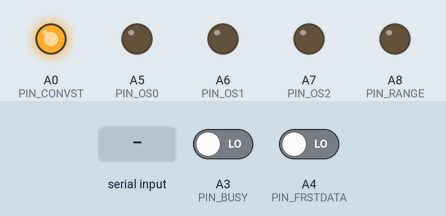
Bench run of a program on a simulated Teensy 4. Parts: output pins drawn as LEDs (lit = HIGH). The inputs (shaded band) are chosen by the test bench; at power-on: A3 (PIN_BUSY) LOW, A4 (PIN_FRSTDATA) LOW. Pins used as bus, display or sensor lines are not drawn; what the program prints to the serial monitor is not drawn.

Above: at 1.2 s.
1.3 s: "S" received over Serial
At 2.5 s:
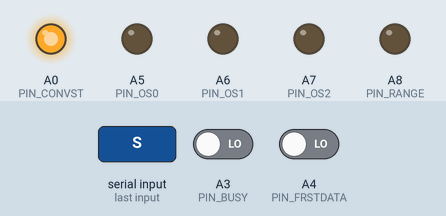
2.8 s: "X" received over Serial
At 3.2 s:
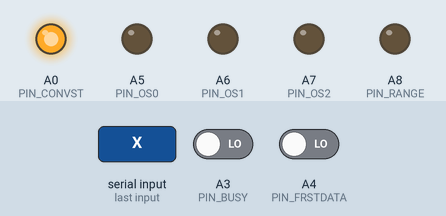
Timing chart, 0 to 5.8 s (numbered marks = the images above; inputs shaded):
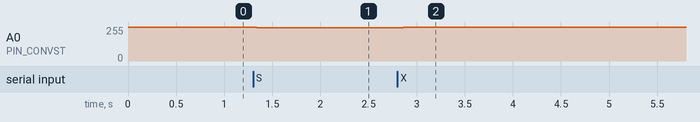

Measured:
- after the input at 1.3 s, A0 (PIN_CONVST): 255/255 → 249/255 at once
- after the input at 2.8 s, A0 (PIN_CONVST): 249/255 → 255/255 after 0.06 s

The program:

main.cpp
```cpp
/* Phase 2: AD7606C-16 binary streaming over USB Serial.
 *
 * CONVST/BUSY/SPI-read logic is unchanged from Phase 1 bring-up
 * (bench-validated 2026-08-27/28 against a known +/-1.24V reference
 * signal, SPI_MODE0 confirmed correct). This phase replaces the
 * human-readable, throttled debug print with a real streaming wire
 * protocol so the backend (TeensyDaqDriver) can consume it as a scope
 * source -- see docs/teensy_daq.md Phase 2.
 *
 * Frame format (all multi-byte fields little-endian, matching the
 * Cortex-M7's native byte order -- written explicitly byte-by-byte
 * below rather than relying on struct packing):
 *   SYNC        4 bytes   0xA5 0x5A 0xA5 0x5A
 *   N_SAMPLES   uint16    samples per channel in this frame
 *   DT_US       uint32    microseconds between samples
 *   DATA        N_SAMPLES * 8 * int16, raw ADC codes (backend converts
 *               to volts -- keeps hardware-specific scaling out of the
 *               wire format, same spirit as the Hantek driver keeping
 *               its correction factors out of its own raw USB reads)
 *   CHECKSUM    uint8     XOR of every byte from N_SAMPLES through DATA
 *
 * Command protocol (single bytes from the host over the same Serial
 * connection, checked non-blockingly each loop iteration):
 *   'S'         start streaming (default state is stopped, so a host
 *               script never has to race the very first bytes after
 *               USB enumeration)
 *   'X'         stop streaming
 *   'R' + 1     set RANGE pin (0 = +/-5V, 1 = +/-10V) -- takes effect
 *               on the next batch boundary, not mid-batch. Hardware
 *               mode only supports one range shared across all 8
 *               channels, not truly per-channel -- see
 *               TeensyDaqDriver.set_channel_range's docstring for how
 *               the ScopeDriver interface's per-channel signature maps
 *               onto this.
 */
#include <Arduino.h>
#include <SPI.h>

namespace {

// Pin assignments -- see docs/teensy_daq.md, Phase 0 wiring table.
constexpr int PIN_SCLK = 13;      // SPI0 SCK -- shares the onboard LED pin
constexpr int PIN_MISO = 12;      // SPI0 MISO -- AD7606 DOUTA
constexpr int PIN_CONVST = 14;    // also drives WR via the breakout's own tie
constexpr int PIN_RESET = 15;
constexpr int PIN_CS = 16;        // software-controlled, not hardware SPI CS
constexpr int PIN_BUSY = 17;
constexpr int PIN_FRSTDATA = 18;
constexpr int PIN_OS0 = 19;
constexpr int PIN_OS1 = 20;
constexpr int PIN_OS2 = 21;
constexpr int PIN_RANGE = 22;

// Timing, from the AD7606C-16 datasheet (Table 3, Reset Functionality):
// full reset needs RESET held high >=3.2us, then >=274us before the
// first CONVST. Padded with margin since none of this is timing-critical
// at Arduino loop speeds.
constexpr uint32_t RESET_PULSE_US = 10;
constexpr uint32_t RESET_SETTLE_US = 400;

// SPI clock: raised from Phase 1's conservative 1MHz now that the
// dead-bug/flying-wire wiring has proven stable over real bench testing.
// Still well under the datasheet's 63.5MHz max -- this is a cautious
// step, not a jump to the ceiling, since this isn't a finished PCB.
// Re-validate against the known reference signal if raised further.
constexpr uint32_t SPI_CLOCK_HZ = 8'000'000;

SPISettings spiSettings(SPI_CLOCK_HZ, MSBFIRST, SPI_MODE0);

// Samples per channel per frame. At ~8MHz SPI, one 8-channel read takes
// roughly 17-18us (8 transfers x 2us + CS/loop overhead), so 128 samples
// is ~2.3ms per frame -- a responsive ~400+ frames/sec without excessive
// per-frame USB overhead. Tune once real throughput is measured on the
// backend side.
constexpr uint16_t SAMPLES_PER_FRAME = 128;

constexpr uint8_t SYNC_BYTES[4] = {0xA5, 0x5A, 0xA5, 0x5A};

int16_t g_frameBuffer[SAMPLES_PER_FRAME][8];
bool g_streaming = false;

void pulseConvst() {
  digitalWriteFast(PIN_CONVST, LOW);
  delayNanoseconds(50);  // t_LP_CNV min is 10ns; this is generous margin
  digitalWriteFast(PIN_CONVST, HIGH);
}

// Blocks until BUSY falls (conversion complete for all 8 channels) or
// the timeout elapses. Returns false on timeout -- that's a real signal
// something's wrong (miswiring, RESET not applied, etc.), not something
// to silently ignore.
bool waitForConversion() {
  constexpr uint32_t TIMEOUT_US = 50;  // t_CONV max is 0.65us, no oversampling
  uint32_t start = micros();
  while (digitalReadFast(PIN_BUSY) == HIGH) {
    if (micros() - start > TIMEOUT_US) return false;
  }
  return true;
}

// Reads all 8 channels via 8 CS-framed 16-bit SPI transfers on DOUTA,
// per the datasheet's hardware-mode single-DOUTx-line requirement:
// "these 128 SCLK cycles must be framed in groups of 16 SCLK cycles by
// the CS signal" -- CS must toggle between each channel, not stay low
// for one continuous 128-clock burst. Returns false if FRSTDATA didn't
// confirm frame alignment on channel 1.
bool readAllChannels(int16_t (&out)[8]) {
  SPI.beginTransaction(spiSettings);
  bool sawFrstData = false;
  for (int ch = 0; ch < 8; ch++) {
    digitalWriteFast(PIN_CS, LOW);
    if (ch == 0) sawFrstData = (digitalReadFast(PIN_FRSTDATA) == HIGH);
    out[ch] = static_cast<int16_t>(SPI.transfer16(0x0000));
    digitalWriteFast(PIN_CS, HIGH);
  }
  SPI.endTransaction();
  return sawFrstData;
}

void setRange(uint8_t rangeSel) {
  // 0 = +/-5V single-ended, 1 = +/-10V single-ended (Table 10).
  digitalWriteFast(PIN_RANGE, rangeSel ? HIGH : LOW);
  delayMicroseconds(100);  // ~80us settling time per the datasheet, padded
}

// Non-blocking: processes any command bytes waiting on Serial without
// stalling acquisition. Safe to call once per loop iteration.
void handleCommands() {
  while (Serial.available() > 0) {
    int b = Serial.read();
    switch (b) {
      case 'S':
        g_streaming = true;
        break;
      case 'X':
        g_streaming = false;
        break;
      case 'R': {
        uint32_t start = millis();
        while (Serial.available() == 0) {
          if (millis() - start > 100) return;  // malformed command, drop it
        }
        setRange(static_cast<uint8_t>(Serial.read()));
        break;
      }
      default:
        break;  // unknown byte, ignore
    }
  }
}

void sendFrame(uint16_t nSamples, uint32_t dtUs) {
  uint8_t checksum = 0;

  Serial.write(SYNC_BYTES, 4);

  uint8_t header[6];
  header[0] = static_cast<uint8_t>(nSamples & 0xFF);
  header[1] = static_cast<uint8_t>((nSamples >> 8) & 0xFF);
  header[2] = static_cast<uint8_t>(dtUs & 0xFF);
  header[3] = static_cast<uint8_t>((dtUs >> 8) & 0xFF);
  header[4] = static_cast<uint8_t>((dtUs >> 16) & 0xFF);
  header[5] = static_cast<uint8_t>((dtUs >> 24) & 0xFF);
  for (uint8_t b : header) checksum ^= b;
  Serial.write(header, sizeof(header));

  for (uint16_t i = 0; i < nSamples; i++) {
    for (int ch = 0; ch < 8; ch++) {
      uint16_t raw = static_cast<uint16_t>(g_frameBuffer[i][ch]);
      uint8_t lo = static_cast<uint8_t>(raw & 0xFF);
      uint8_t hi = static_cast<uint8_t>((raw >> 8) & 0xFF);
      checksum ^= lo;
      checksum ^= hi;
      Serial.write(lo);
      Serial.write(hi);
    }
  }

  Serial.write(checksum);
}

}  // namespace

void setup() {
  Serial.begin(115200);  // baud is ignored over native USB CDC-ACM

  pinMode(PIN_CONVST, OUTPUT);
  pinMode(PIN_RESET, OUTPUT);
  pinMode(PIN_CS, OUTPUT);
  pinMode(PIN_BUSY, INPUT);
  pinMode(PIN_FRSTDATA, INPUT);
  pinMode(PIN_OS0, OUTPUT);
  pinMode(PIN_OS1, OUTPUT);
  pinMode(PIN_OS2, OUTPUT);
  pinMode(PIN_RANGE, OUTPUT);

  digitalWriteFast(PIN_CONVST, HIGH);  // idle high; pulseConvst() drops it
  digitalWriteFast(PIN_CS, HIGH);      // idle high (deasserted)
  digitalWriteFast(PIN_RESET, LOW);

  // Hardware mode, no oversampling (OS2:OS0 = 0:0:0, Table 14).
  digitalWriteFast(PIN_OS0, LOW);
  digitalWriteFast(PIN_OS1, LOW);
  digitalWriteFast(PIN_OS2, LOW);

  setRange(0);  // +/-5V single-ended default, matches Phase 1

  SPI.begin();

  // Full reset per the datasheet's Reset Functionality section.
  digitalWriteFast(PIN_RESET, HIGH);
  delayMicroseconds(RESET_PULSE_US);
  digitalWriteFast(PIN_RESET, LOW);
  delayMicroseconds(RESET_SETTLE_US);
}

void loop() {
  handleCommands();
  if (!g_streaming) {
    return;
  }

  uint32_t frameStart = micros();
  uint16_t collected = 0;
  bool frstDataOk = true;

  while (collected < SAMPLES_PER_FRAME) {
    pulseConvst();
    if (!waitForConversion()) {
      // Conversion timeout mid-frame -- drop this frame's progress and
      // let the host notice via a gap in timestamps rather than send a
      // partial/misleading frame.
      handleCommands();
      if (!g_streaming) return;
      continue;
    }
    frstDataOk &= readAllChannels(g_frameBuffer[collected]);
    collected++;
  }

  uint32_t frameElapsedUs = micros() - frameStart;
  uint32_t dtUs = frameElapsedUs / SAMPLES_PER_FRAME;
  (void)frstDataOk;  // TODO: surface frame-alignment faults to the host
                      // once the backend has a place to report them

  sendFrame(collected, dtUs);
}
```
